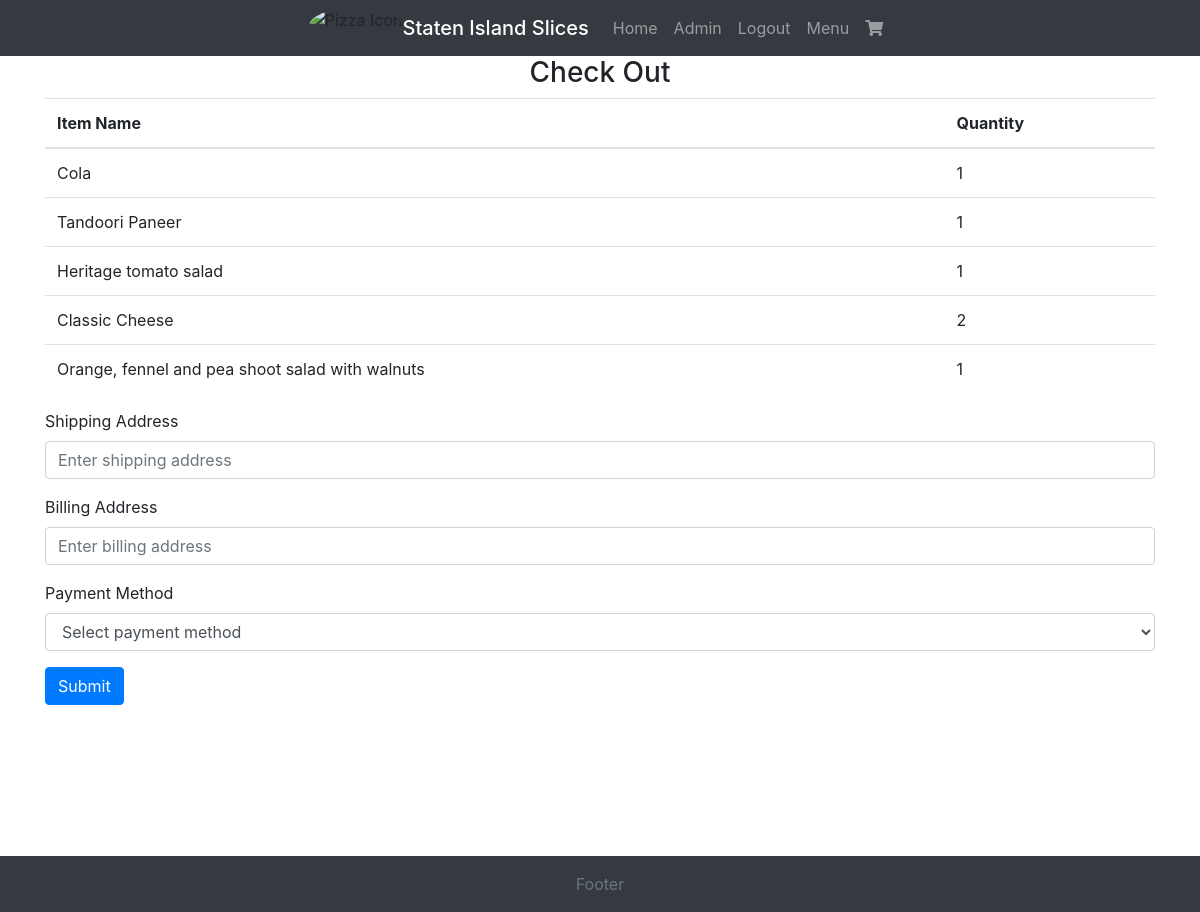
Page /checkout (signed in) on the committed database.
### Website/models.py (models this page shows, shortened)
class Item(db.Model):
    id = db.Column(db.Integer, primary_key=True)
    name = db.Column(db.String(255))
    price = db.Column(db.Float)
    calories = db.Column(db.Integer)

### Website/views.py (the view)
@views.route("/checkout")
def checkout():
    cart_items = Cart.query.filter_by(user_id=current_user.id).all()
    cart = []
    for cart_item in cart_items:
        item = Item.query.get(cart_item.cartItem_id) #cart_item.cartItem_id simply refers to the id of the items in current user's cart
        if item:
            cart.append({"item_name": item.name, "quantity": cart_item.quantity})
    return render_template("checkout.html", cart=cart, user=current_user)

### Website/__init__.py (called while the page is built)
def create_app():
    app = Flask(__name__)
    app.config["SECRET_KEY"] = "hjshjhdjah kjshkjdhjs"
    app.config["SQLALCHEMY_DATABASE_URI"] = f"sqlite:///{DB_NAME}"
    db.init_app(app)
    from .views import views
    from .auth import auth
    app.register_blueprint(views, url_prefix="/")
    app.register_blueprint(auth, url_prefix="/")
    from .models import Invoice, Item, Cart, User
    with app.app_context():
        db.create_all()
    login_manager = LoginManager()
    login_manager.login_view = "auth.login"
    login_manager.init_app(app)
    @login_manager.user_loader
    def load_user(id):
        return User.query.get(int(id))
    return app

### Website/templates/checkout.html (shortened to what this page needs)
{% extends "base.html" %} {% block title %}Checkout{% endblock %} {% block
  content %}
  <form method="POST">
    <h3 align="center">Check Out</h3>
    <table class="table">
      <thead>
        <tr>
          <th>Item Name</th>
          <th>Quantity</th>
        </tr>
      </thead>
      <tbody>
        {% for cart_item in cart %}
        <tr>
          <td>{{ cart_item["item_name"] }}</td>
          <td>{{ cart_item["quantity"] }}</td>
        </tr>
        {% endfor %}
      </tbody>
    </table>
    <div class="form-group">
      <label for="shipping-address">Shipping Address</label>
      <input
        type="text"
        class="form-control"
        id="shipping-address"
        name="shipping-address"
        placeholder="Enter shipping address"
        required
      />
    </div>
    <div class="form-group">
      <label for="billing-address">Billing Address</label>
      <input
        type="text"
        class="form-control"
        id="billing-address"
        name="billing-address"
        placeholder="Enter billing address"
        required
      />
    </div>
    <div class="form-group">
      <label for="payment-method">Payment Method</label>
      <select
        class="form-control"
        id="payment-method"
        name="payment-method"
        required
      >
        <option value="">Select payment method</option>
      </select>
    </div>
    <button type="submit" class="btn btn-primary">Submit</button>
  </form>
  {% endblock %}

### Website/templates/base.html (style rules this page uses)
html, body { height: 100%; margin: 0; padding: 0; }

### rows in the picture
Item: item_name "Cola", quantity "1"
Item: item_name "Tandoori Paneer", quantity "1"
Item: item_name "Heritage tomato salad", quantity "1"
Item: item_name "Classic Cheese", quantity "2"
Item: item_name "Orange, fennel and pea shoot salad with walnuts", quantity "1"
